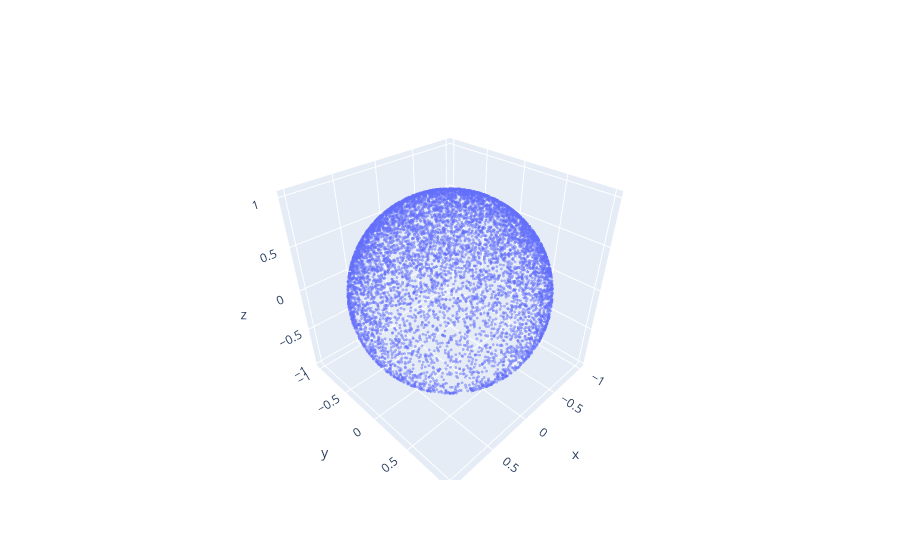

The cell this chart's notebook holds for it:
### Code cell
fig = go.Figure(data=[go.Scatter3d(
    x=p[:,0],
    y=p[:,1],
    z=p[:,2],
    mode='markers',
    marker=dict(
        size=1,
        # color=z,                # set color to an array/list of desired values
        # colorscale='Viridis',   # choose a colorscale
        opacity=0.5
    )
)])

# tight layout
# fig.update_layout(margin=dict(l=0, r=0, b=0, t=0))
fig.show()

### Figure 1 — Plotly figure (JSON) as saved in the notebook; plotly's stock layout.template omitted (floating-point values rounded to 4 significant figures; data arrays with more than 128 entries replaced by an {"elided": "..."} marker saying what was removed)
{"data": [{"marker": {"opacity": 0.5, "size": 1}, "mode": "markers", "type": "scatter3d", "x": {"elided": "7861 float values"}, "y": {"elided": "7861 float values"}, "z": {"elided": "7861 float values"}}], "layout": {}}
